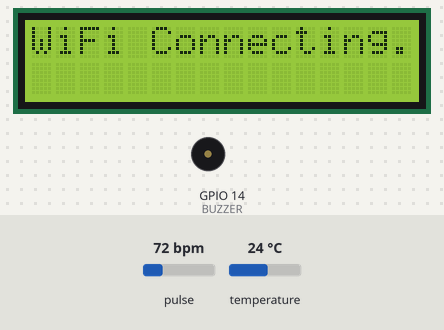
A sketch run on a simulated ESP32. On the bench: 16×2 character LCD, buzzer (waves = sounding, pin HIGH). The inputs (shaded band) are chosen by the test bench; at power-on: pulse 72 bpm, temperature 24 °C. WiFi joins after 1.5 s; servers stay silent unless stated; web services answer with replies made up by the test bench; what the sketch prints to the serial monitor is not drawn.

Above: at 0.7 s.
At 1.7 s:
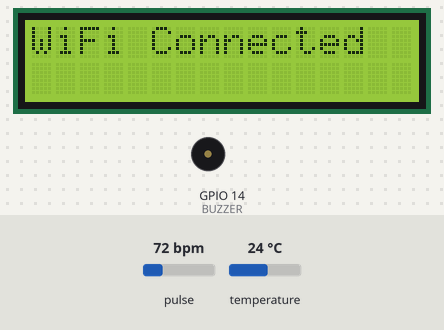
At 3.7 s:
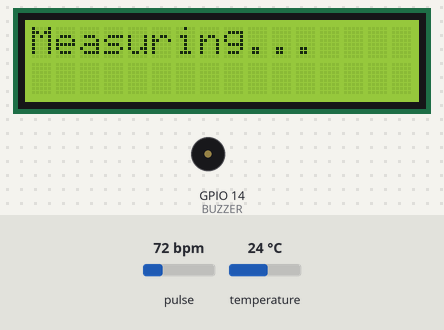
At 24.5 s:
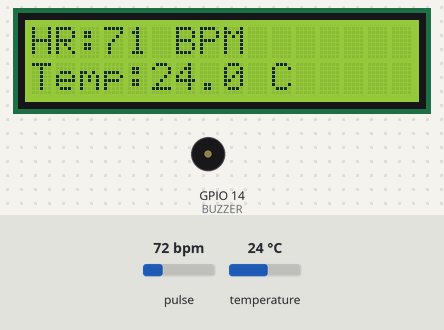

Measured:
- what the display in image 0 shows lasts 1.0 s, from 0.6 s to 1.6 s
- what the display in image 1 shows lasts 2.1 s, from 1.6 s to 3.7 s
- what the display in image 2 shows lasts 20.8 s, from 3.7 s to 24.5 s
- what the display in image 3 shows lasts 15.2 s, from 24.5 s to 39.7 s

The sketch:

vital_monitor.ino
```cpp
#include <Wire.h>
#include "MAX30105.h"
#include "heartRate.h"
#include <LiquidCrystal_I2C.h>
#include <OneWire.h>
#include <DallasTemperature.h>
#include <WiFi.h>
#include <HTTPClient.h>

// ========== WiFi + ThingSpeak Config ==========
const char* ssid = "SRC";          // your Wi-Fi name
const char* password = "src@internet"; // your Wi-Fi password
String apiKey = "ZXA0SSBU6YA4ZKS7";    // your ThingSpeak Write API Key
const char* server = "http://api.thingspeak.com/update";

// ========== LCD ==========
LiquidCrystal_I2C lcd(0x27, 16, 2);

// ========== Sensors ==========
#define ONE_WIRE_BUS 32
OneWire oneWire(ONE_WIRE_BUS);
DallasTemperature sensors(&oneWire);
MAX30105 particleSensor;

// ========== Buzzer ==========
#define BUZZER 14

// ========== Variables ==========
const byte RATE_SIZE = 4;
byte rates[RATE_SIZE];
byte rateSpot = 0;
long lastBeat = 0;
float beatsPerMinute;
int beatAvg;
float temperatureC;

void setup() {
  Serial.begin(115200);
  Wire.begin(21, 22);

  lcd.begin();
  lcd.backlight();
  lcd.setCursor(0, 0);
  lcd.print("Initializing...");

  pinMode(BUZZER, OUTPUT);
  digitalWrite(BUZZER, LOW);

  sensors.begin();

  // Start MAX30105
  if (!particleSensor.begin(Wire, I2C_SPEED_FAST)) {
    lcd.clear();
    lcd.print("MAX30105 Error!");
    Serial.println("MAX30105 not found. Check wiring/power.");
    while (1);
  }

  particleSensor.setup();
  particleSensor.setPulseAmplitudeRed(0x0A);
  particleSensor.setPulseAmplitudeGreen(0);

  // Connect Wi-Fi
  lcd.clear();
  lcd.print("WiFi Connecting");
  WiFi.begin(ssid, password);
  int retry = 0;
  while (WiFi.status() != WL_CONNECTED && retry < 20) {
    delay(500);
    lcd.print(".");
    retry++;
  }
  lcd.clear();
  if (WiFi.status() == WL_CONNECTED) {
    lcd.print("WiFi Connected");
    Serial.println("WiFi connected!");
  } else {
    lcd.print("WiFi Failed");
    Serial.println("WiFi failed!");
  }

  delay(2000);
  lcd.clear();
  lcd.print("Place Finger...");
}

void loop() {
  // Wait for finger
  while (particleSensor.getIR() < 50000) {
    lcd.clear();
    lcd.print("No Finger");
    delay(300);
  }

  lcd.clear();
  lcd.print("Measuring...");
  long startTime = millis();

  while (millis() - startTime < 20000) {
    long irValue = particleSensor.getIR();

    if (checkForBeat(irValue)) {
      long delta = millis() - lastBeat;
      lastBeat = millis();

      beatsPerMinute = 60 / (delta / 1000.0);
      if (beatsPerMinute < 255 && beatsPerMinute > 20) {
        rates[rateSpot++] = (byte)beatsPerMinute;
        rateSpot %= RATE_SIZE;
        beatAvg = 0;
        for (byte x = 0; x < RATE_SIZE; x++)
          beatAvg += rates[x];
        beatAvg /= RATE_SIZE;
      }
    }
  }

  sensors.requestTemperatures();
  temperatureC = sensors.getTempCByIndex(0);

  lcd.clear();
  lcd.setCursor(0, 0);
  lcd.print("HR:");
  lcd.print(beatAvg);
  lcd.print(" BPM");
  lcd.setCursor(0, 1);
  lcd.print("Temp:");
  lcd.print(temperatureC, 1);
  lcd.print(" C");

  // Alert
  if (beatAvg > 100 || temperatureC > 38) {
    digitalWrite(BUZZER, HIGH);
    delay(2000);
    digitalWrite(BUZZER, LOW);
  }

  // === Upload to ThingSpeak ===
  if (WiFi.status() == WL_CONNECTED) {
    HTTPClient http;
    String url = server;
    url += "?api_key=" + apiKey;
    url += "&field1=" + String(beatAvg);
    url += "&field2=" + String(temperatureC, 1);

    http.begin(url);
    int httpCode = http.GET();

    if (httpCode > 0) {
      Serial.println("ThingSpeak updated. Code: " + String(httpCode));
    } else {
      Serial.println("Error sending data: " + http.errorToString(httpCode));
    }

    http.end();
  } else {
    Serial.println("WiFi not connected. Skipping upload.");
  }

  delay(15000); // ThingSpeak minimum 15 sec update limit
}
```
